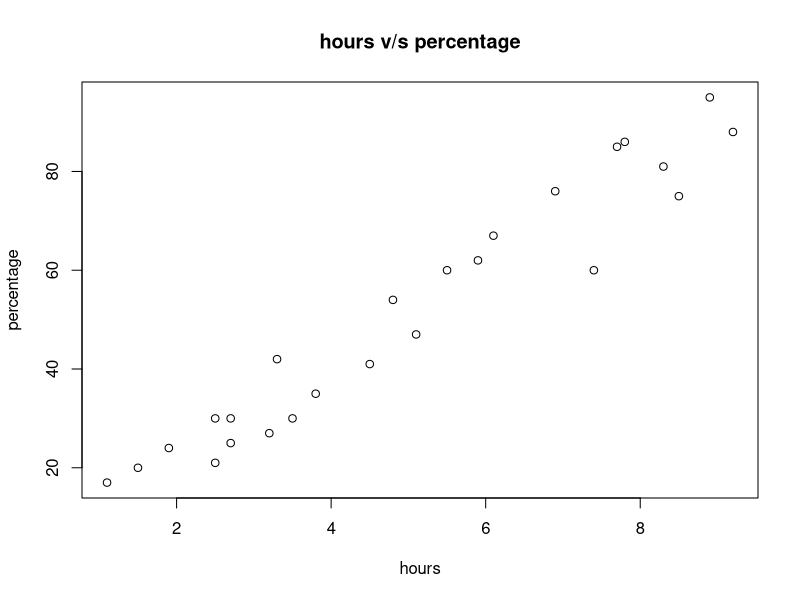

Write R code to recreate this figure. (Note: this script raises an error after producing the figure.)
hours=c(2.5,5.1,3.2,8.5,3.5,1.5,9.2,5.5,8.3,2.7,7.7,5.9,4.5,3.3,1.1,8.9,2.5,1.9,6.1,7.4,2.7,4.8,3.8,6.9,7.8)
scores=c(21,47,27,75,30,20,88,60,81,25,85,62,41,42,17,95,30,24,67,60,30,54,35,76,86)
hours
scores
##to check that the number of objects in each are same

length(hours)
length(scores)

##to convert the given scores into percentage
percentage=(scores/100)*100
percentage

##scatter plot
z=plot(hours,percentage,xlab="hours",ylab="percentage",main="hours v/s percentage")
z

##here, we have to find the simple linear regression between the study hours(independent
##variable) and percentage(dependable variable)

a=lm(hours~percentage)
a

summary(a)

##regression equation
y=0.023159 + (0.097591*x)

##predicted score if student studies for 9.25 hours/day
per=0.023159 + (0.097591*9.25)
per


